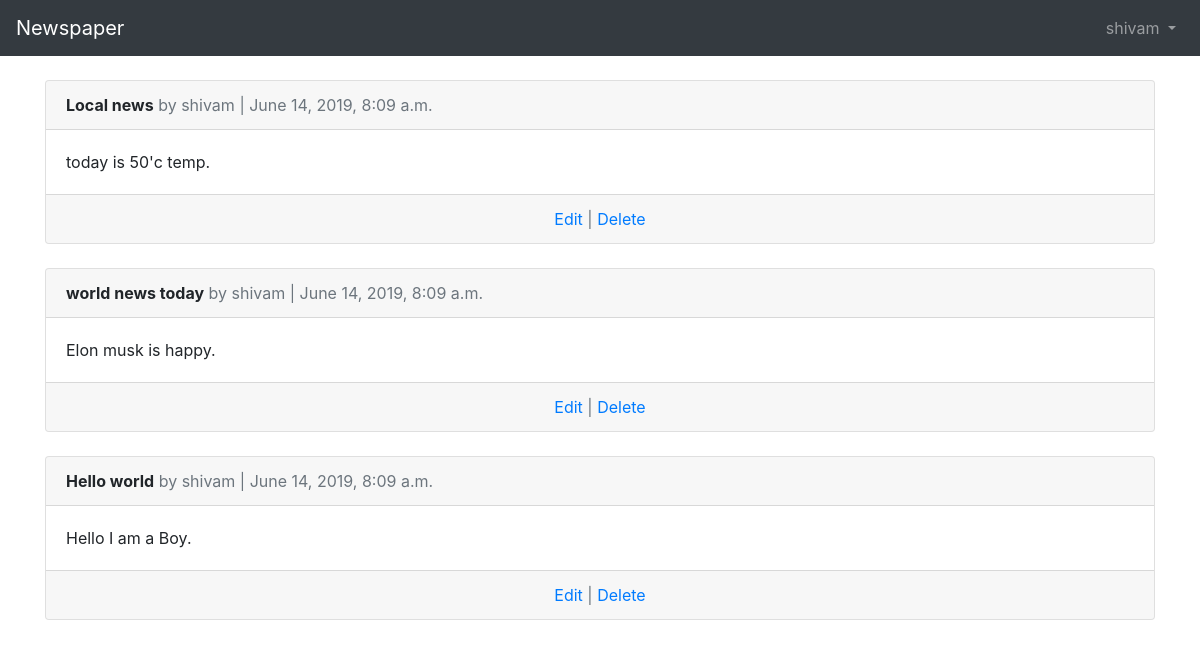
The page /articles/ (signed in) on the database its author committed.
### users/models.py (models this page shows)
class CustomUser(AbstractUser):
    age = models.PositiveIntegerField(null=True, blank=True)

### articles/models.py (models this page shows, shortened)
class Article(models.Model):
    title = models.CharField(max_length=255)
    body = models.TextField()
    date = models.DateTimeField(auto_now_add=True)
    author = models.ForeignKey(
        get_user_model(),
        on_delete=models.CASCADE,
        )

### articles/views.py (the view)
# urls.py: path('', ArticleListView.as_view(), name='article_list'),
class ArticleListView(ListView):
    model = Article
    template_name = 'article_list.html'

### templates/article_list.html (shortened to what this page needs)
{% extends 'base.html' %}
{% block content %}
	{% for article in object_list %}
		<div class="card">
			<div class="card-header">
				<span class="font-weight-bold">{{ article.title }}</span>
				<span class="text-muted">by {{ article.author }} | {{ article.date }}</span>
			</div>
			<div class="card-body">
				{{ article.body}}
			</div>
			<div class="card-footer text-center text-muted">
				<a href="{% url 'article_edit' article.pk %}">Edit</a> | <a href="{% url 'article_delete' article.pk %}">Delete</a>
			</div>
		</div>
		<br />
	{% endfor %}
{% endblock content %}

### templates/base.html (shortened to what this page needs)
<!DOCTYPE html>
<html lang="en">
	<head>
		<link rel="stylesheet" href="https://stackpath.bootstrapcdn.com/bootstrap/4.1.3/css/\
		bootstrap.min.css"
		integrity="sha384-MCw98/SFnGE8fJT3GXwEOngsV7Zt27NXFoaoApmYm81i\
		uXoPkFOJwJ8ERdknLPMO"
>
	</head>
<body>
	<nav class="navbar navbar-expand-md navbar-dark bg-dark mb-4">
			<a class="navbar-brand" href="{% url 'home' %}">Newspaper</a>
		<div class="collapse navbar-collapse" id="navbarCollapse">
			{% if user.is_authenticated %}
				<ul class="navbar-nav ml-auto">
					<li class="nav-item">
						<a class="nav-link dropdown-toggle" href="#" id="userMenu"
						data-toggle="dropdown" aria-haspopup="true"
						aria-expanded="false">
						{{ user.username }}
						</a>
					</li>
				</ul>
			{% else %}
				<form class="form-inline ml-auto">
					<a href="{% url 'login' %}" class="btn btn-outline-secondary">Log In</a>
					<a href="{% url 'signup' %}" class="btn btn-primary ml-2">
					Sign up</a>
				</form>
			{% endif %}
		</div>
	</nav>
	<div class="container">
		{% block content %}
		{% endblock content %}
	</div>
</body>
</html

### rows shown on the page
CustomUser: username "shivam"
Article: title "Local news", author "shivam", date "June 14, 2019, 8:09 a.m.", body "today is 50'c temp."
Article: title "world news today", author "shivam", date "June 14, 2019, 8:09 a.m.", body "Elon musk is happy."
Article: title "Hello world", author "shivam", date "June 14, 2019, 8:09 a.m.", body "Hello I am a Boy."
